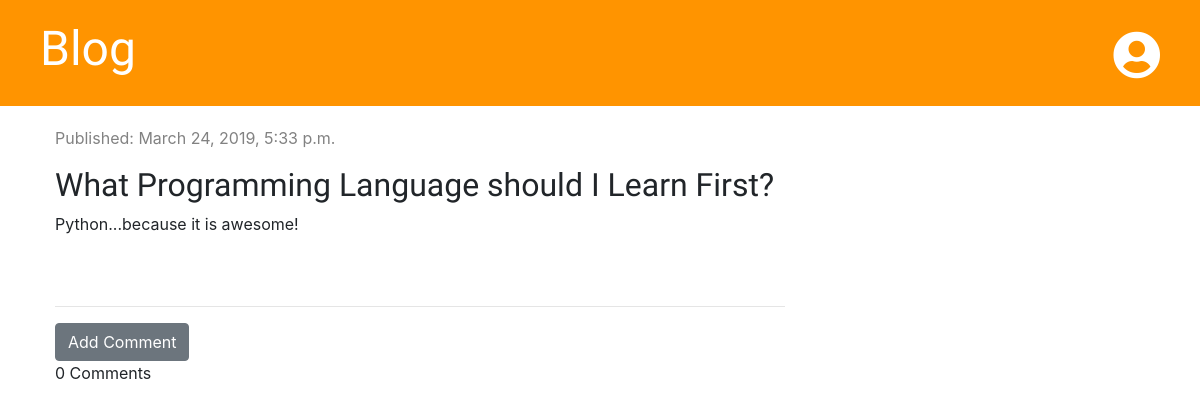
Before: /post/1/ with the older database file.
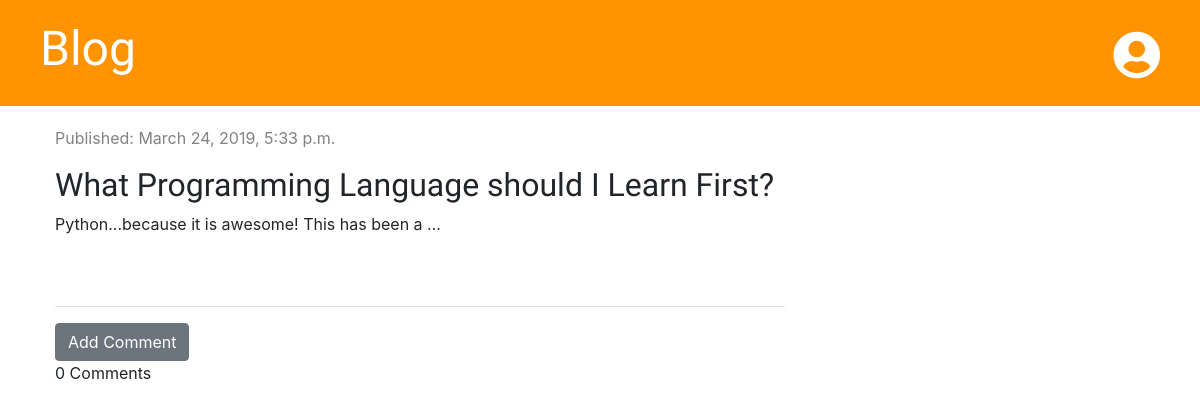
After: the same page with the newer database file.
### blog/models.py (models this page shows, shortened)
class Post(models.Model):
    author = models.ForeignKey('auth.User', on_delete=models.CASCADE)
    title = models.CharField(max_length=200)
    text = models.TextField()
    date_created = models.DateTimeField(default=timezone.now)
    published_date = models.DateTimeField(blank=True, null=True)

### blog/views.py (the view)
# urls.py: path('post/<int:pk>/', views.post_detail, name='post_detail'),
def post_detail(request, pk):
    post = get_object_or_404(Post,pk=pk)
    stuff_for_frontend = {'post' : post}
    return render(request, 'blog/post_detail.html',stuff_for_frontend)

### blog/templates/blog/post_detail.html (shortened to what this page needs)
{% extends 'blog/base.html' %}
{% block content %}
    <div class="post">
        {% if post.published_date %}
            <div class="date">
                <p>Published: {{ post.published_date }}</p>
            </div>
        {% else %}
            <a href="{% url 'post_publish' pk=post.pk %}" class="btn btn-primary">Publish</a>
        {% endif %}
        <h1>{{ post.title }}</h1>
        <p>{{ post.text|truncatechars:50|linebreaksbr }}</p>
    </div>
    <hr>
    <a href="{% url 'add_comment_to_post' pk=post.pk %}" class="btn btn-secondary">Add Comment</a>
    {% for comment in post.comments.all %}
        <div class="comment">
            <div class="date">
                <p>Created: {{ comment.created_date }}</p>
            </div>
            <strong>{{ comment.author }}</strong>
            <p>{{ comment.text }}</p>
        </div>
        {% empty %}
            <p>0 Comments</p>
    {% endfor%}
{% endblock %}

Changed rows visible on the page:
changed Post "What Programming Language should I Learn First?": text "Python...because it is awesome!" → "Python...because it is awesome! This has been a …"
